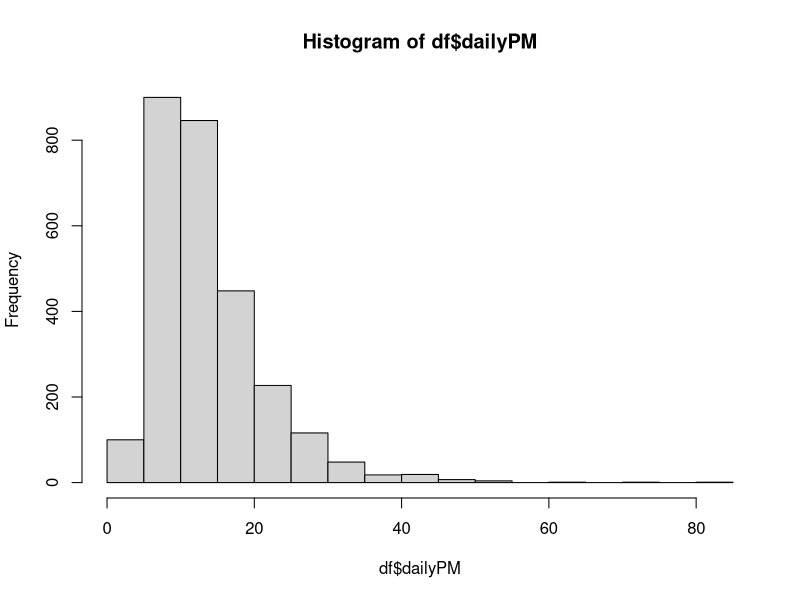
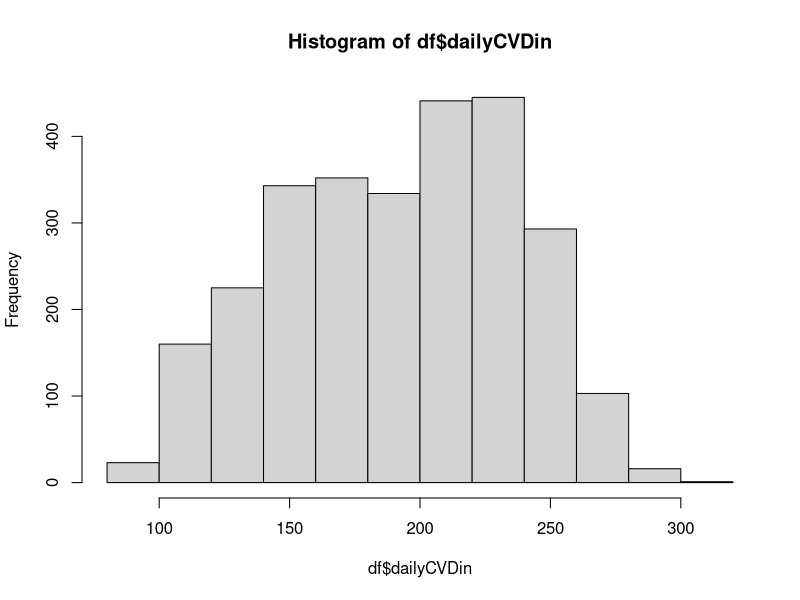
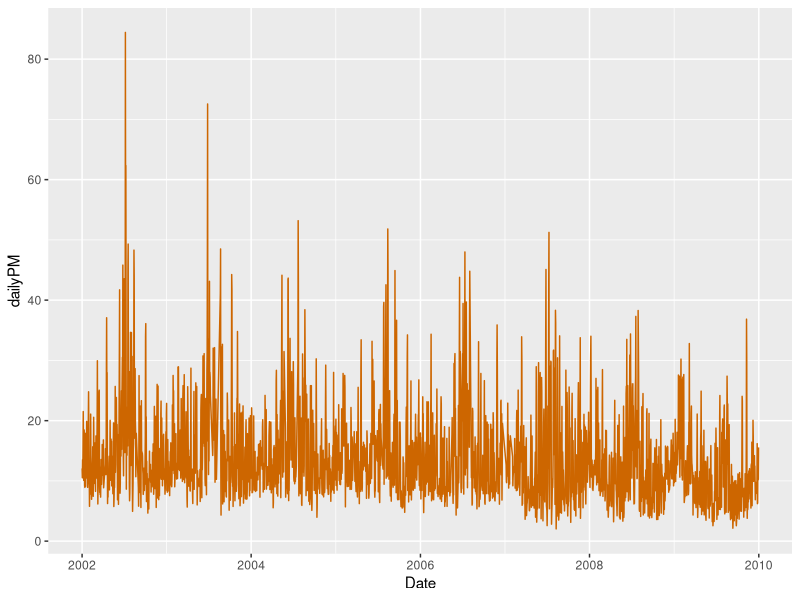
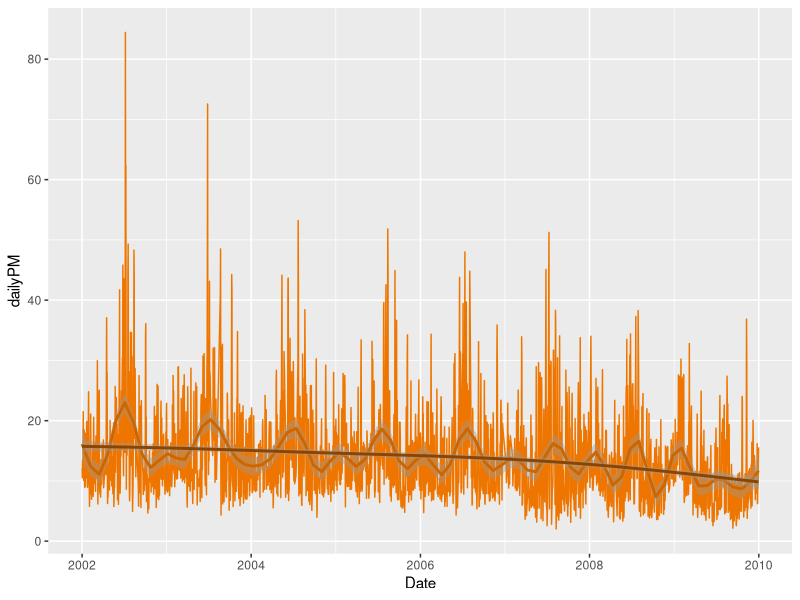
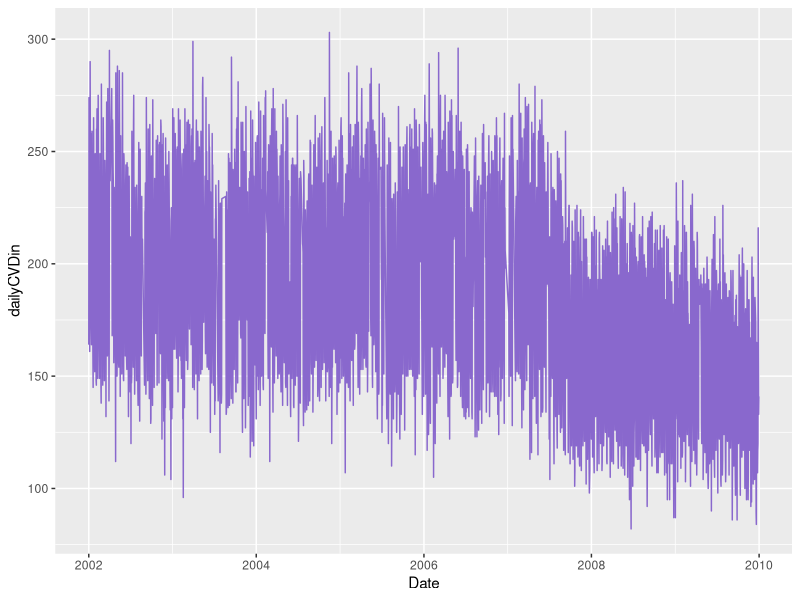
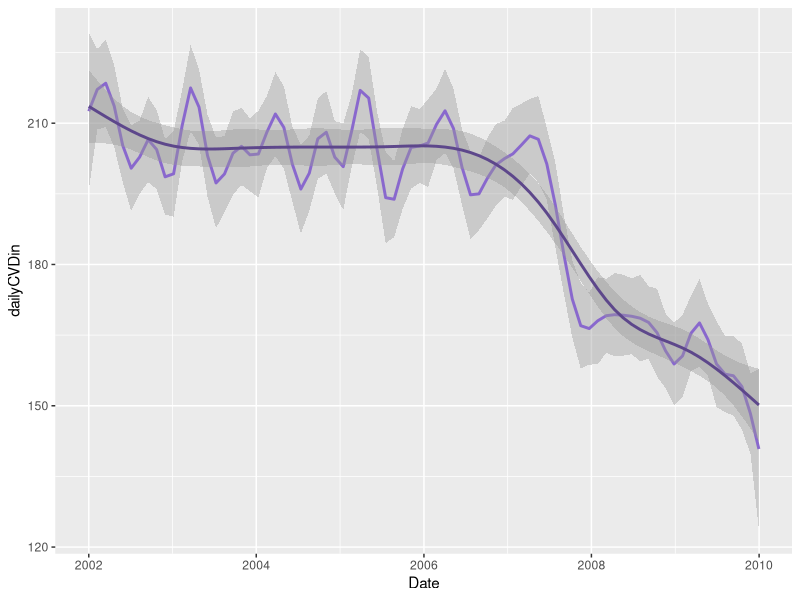
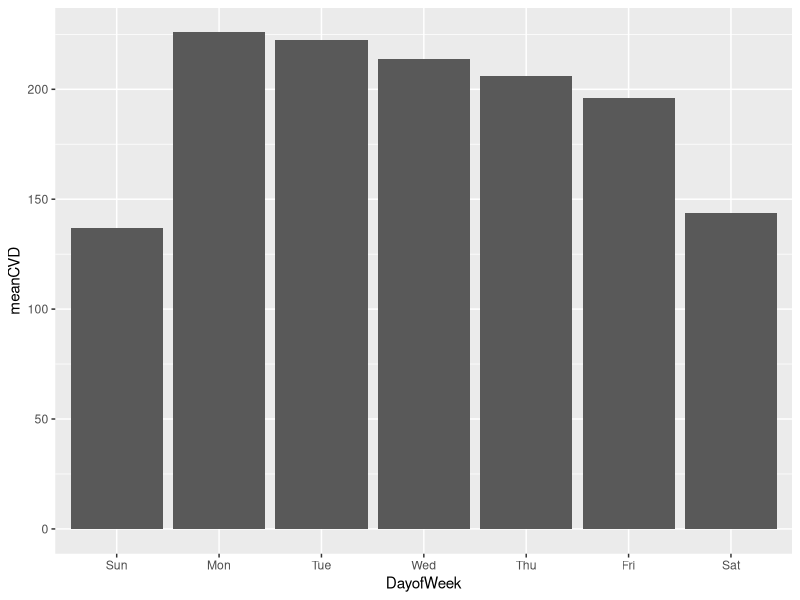
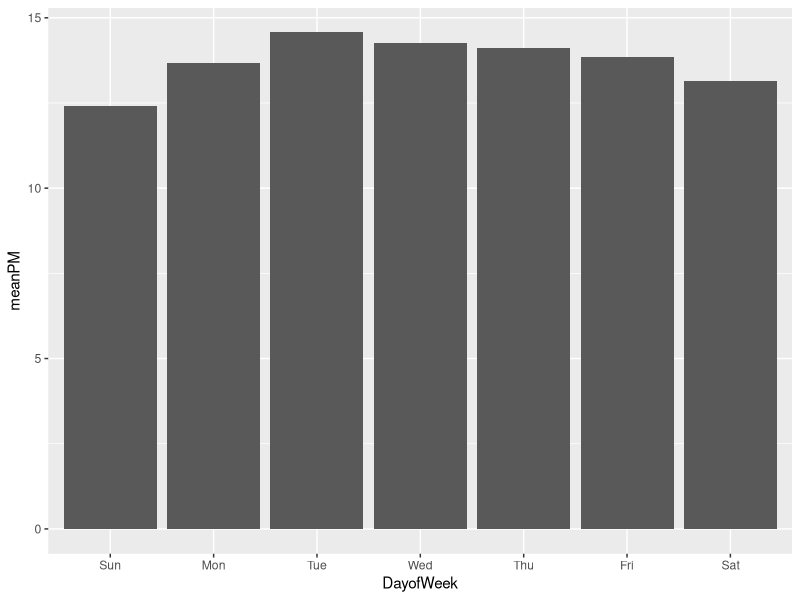

The R script that drew these images, in order:
# Time Series Lab Session
# Marianthi-Anna Kioumourtzoglou
# Sebastian Rowland
# Advanced Analytic Methods for Environmental Epidemiology
# Feburary 16, 2019
# Session 5: CaseCrossover 
##################################################
#### Table of Contents ####
# 0: Preparation 
# 1: Load NY Daily Data
# 2: Time Series of Air Pollution
# 3: Time Series of Cardiovascular Hospitalization 
# 4: CVD by Day of the Week 
# 5: Poisson Regression - Lag 1 
# 6: Poisson Regression - 3 Day Ave
# Footnote: Poisson Regression - Nonlinear PM 
# Footnote: Choosing df for Temp and RH 
# Footnote: Manually Plotting Time Series with Smoothing Splines 
# Footnote: Exploring Different Knots for Smoothing Splines
########################
#### 0: Preparation ####
# 0a Install packages 

# the lubridate package provides some nice functions for dealing with dates 
#install.packages("lubridate")
# 0b Load packages

library(readr)
library(dplyr) 
library(lubridate)
library(splines)
library(mgcv)
library(ggplot2)



################################
#### 1: Load NY Daily Data #####
#### 
# 1a Readin data 

df <- read_csv("nyc_time_series.csv")

# 1b Look at data structure 
# Data Dictionary 
# Each row is a unique day
# dateD is the date. 
# DailyPM - population-weighted average of AQS estimates across NYC 
# DailyTemp - population-weighted average of temperature in Celcius from NLDAS 
# Daily RH - population-weighted average of relative humidity in percentage from NLDAS 
# DailyCVDin - number of in-patient hospitalizations for cardiovascular disease

head(df)
tail(df)
hist(df$dailyPM)
hist(df$dailyCVDin)
dim(df)
summary(df)

# 1c Convert date column to datetime format 
# lubridate has a nice function, parse_date_time() 
# to convert numeric or charater values to datetime format 
# all you have to do is specify the order of the 
# date information 
# ex: "dmy HM" is 
# day, month, year, hour, minute. 
 
# 1d Extract the day of the week
# lubridate has easy functions to extract the day of the week 
# the arguement label=TRUE tells wday to provide 
# the day of the week as a word, not a number 

df <- df %>% mutate(Date = parse_date_time(dateD, "mdy"))

# rearrange the rows according to descending date

df <- df %>% arrange(Date)

# day of the week

df <- df %>% mutate(DayofWeek = as.character(wday(Date, label = TRUE)))
head(df$DayofWeek)

#########################################
#### 2: Time Series of Air Pollution ####
####
# Two common ways to plot time series is 
# line plot 
# smoothed plot 

# 2a Line plot

ggplot(df, aes(Date, dailyPM)) + 
  geom_line(color = "darkorange3")


####### Class Question #### 
# Do we see any trends? 
###########################

# 2b Smoothing plot
# We can create a smoothed line across the dates 
# using penalized splines
# with the geom_smooth() function

# 2b.i Compute number of years:
yr_num <- length(unique(year(df$Date)))

ggplot(df, aes(Date, dailyPM)) + 
  geom_line(color = "darkorange2") +
  geom_smooth(color = "darkorange3", method = lm, formula = y ~ ns(x, 4 * yr_num)) +
  geom_smooth(color = "darkorange4")
  
  
##########################################################
#### 3: Time Series of Cardiovascular Hospitalization ####
####
# 3a Line plot

ggplot(df, aes(Date, dailyCVDin)) + 
  geom_line(color = "mediumpurple3")

####### Class Question #### 
# Do we see any trends? 
###########################

# 3b Smoothing plot

ggplot(df, aes(Date, dailyCVDin)) + 
  geom_smooth(color = "mediumpurple3", method = lm, formula = y ~ ns(x, 4 * yr_num)) +
  geom_smooth(color = "mediumpurple4")

###################################
#### 4: CVD by Day of the Week ####
####
# 4a Compute average number of hospitalizations per day of week

# 4a.i Order the days of the week

df$DayofWeek <- factor(df$DayofWeek, level = c("Sun", "Mon", "Tue", "Wed", "Thu", "Fri", "Sat"))

# 4a.ii Compute average number of hospitalizations

df.dow.cvd <- df %>% group_by(DayofWeek) %>% 
              summarize(meanCVD = mean(dailyCVDin))

df.dow.pm <- df %>% group_by(DayofWeek) %>% 
              summarize(meanPM = mean(dailyPM))

# 4b Plot 

ggplot(df.dow.cvd, aes(DayofWeek, meanCVD)) +  
  geom_bar(stat = "identity")

ggplot(df.dow.pm, aes(DayofWeek, meanPM)) +  
  geom_bar(stat = "identity")

########################################
#### 5: Poisson Regression - Lag 1  ####
####
# for this model we will not consider lagged exposure. 
# we will initially just consider same-day exposure 

# for this model we will assume linearity in the PM-CVD relationship 
# and use natural spline terms for temperature and RH 
# with 4 and 3 df. 
# For secular and seasonal trends, 
# we will use a natural spline with 4 df per year. 
# see footnotes for details. 

# 5a.ii Model 

mod.ts.p <- glm(dailyCVDin ~              # outcome
                dailyPM +                 # exposure
                ns(dailyTemp, df = 4) +   # nonlinear term for Temp
                ns(dailyRH, df = 3) +     # nonlinear term for RH
                DayofWeek +               # categorical Variable for DoW
                ns(Date, df = 4*yr_num),  # nonlinear term for secular trend
                family = "poisson"      , # distribution family
                data = df)


# 5b Summary 

summary(mod.ts.p)

# 5c Does data follow a Poisson distribution?
 
# In the poisson distribution, the variance of the data 
# is equal to the mean of the data 
# For our data, we may have overdispersion 
# where the variance is greater than the mean 
# or underdispersion, where it is lower

mean(df$dailyCVDin)
var(df$dailyCVDin)

# 5d Model -- QuasiPoisson

mod.ts.qp <- glm(dailyCVDin ~ # outcome
                       dailyPM +                # exposure
                       ns(dailyTemp, df = 4) +  # nonlinear term for Temp
                       ns(dailyRH, df = 3) +    # nonlinear term for RH
                       DayofWeek +              # categorical Variable for DoW
                       ns(Date, df = 4*yr_num), # nonlinear term for secular trend
                       family = "quasipoisson", # distribution family
                       data = df)


# 5e Summary 

summary(mod.ts.qp)

# compare model coefficients 

summary(mod.ts.p)$coef[2,]
summary(mod.ts.qp)$coef[2,]

# extract dispersion parameter 

summary(mod.ts.qp)$dispersion

# 5f Compute Rate Ratio for 1-unit increase in PM2.5

# 5f.i Create coefficient matrix

coeff.mat <- summary(mod.ts.qp)$coef

# 5f.ii Extract the coefficient and its standard error 

coeff_pm <- coeff.mat[2,1]
se_pm    <- coeff.mat[2,2]

# 5f.iii Exponentiate coefficient & CI
# Since the link function for the poisson model is log()
# we exponentiate the coefficient to compute rate ratio 

beta.pm <- exp(coeff_pm)
lci     <- exp(coeff_pm - 1.96*se_pm)
uci     <- exp(coeff_pm + 1.96*se_pm)

# 5f.iv Present results 

RR_pm <- paste(round(beta.pm, 4)," (95%CI: ", round(lci,4), ", ", round(uci,4),")", sep = "")
RR_pm

# 5g Compute Percent Change for 1-unit increase in PM2.5

perc.change <- 100*(exp(coeff_pm) - 1)
perc.lci    <- 100*(exp((coeff_pm - 1.96*se_pm)) - 1)
perc.uci    <- 100*(exp((coeff_pm + 1.96*se_pm)) - 1)

PC_pm.1 <- paste(round(perc.change, 2),"% (95%CI: ", round(perc.lci,2), "%, ", round(perc.uci,2),"%)", sep = "")
PC_pm.1

# 5h Compute Percent Change for 10-unit increase in PM2.5

perc.change <- 100*(exp(10*coeff_pm) - 1)
perc.lci    <- 100*(exp(10*(coeff_pm - 1.96*se_pm)) - 1)
perc.uci    <- 100*(exp(10*(coeff_pm + 1.96*se_pm)) - 1)

PC_pm.10 <- paste(round(perc.change, 2),"% (95%CI: ", round(perc.lci,2), "%, ", round(perc.uci,2),"%)", sep = "")
PC_pm.10

###########################################
#### 6: Poisson Regression - 3 Day Ave ####
####

# 6a Compute 3-day moving averages 
# arrange() orders the rows of our data based on the Date column 
# lag() refers to the value of the row above the current row
# lead() refers to the value of the row below the current row

# put rows in chronological order
df <- df %>% arrange(Date) %>%   
  # compute 3-day averages for pm, temp, and rh
  # for each day, compute the mean of the exposure of that day and the previous two days 
  mutate(pm_ave3d = (dailyPM + lag(dailyPM) + lag(dailyPM,2))/3,
         temp_ave3d = (dailyTemp + lag(dailyTemp) + lag(dailyTemp,2))/3,
         rh_ave3d = (dailyRH + lag(dailyRH) + lag(dailyRH,2))/3)

# 6b QuasiPoisson model with 3-day averages

mod.ts.3day.qp <- glm(dailyCVDin ~          # outcome
                   pm_ave3d +               # exposure
                   ns(temp_ave3d, df = 4) + # nonlinear term for Temp
                   ns(rh_ave3d, df = 3) +   # nonlinear term for RH
                   DayofWeek +              # categorical Variable for DoW
                   ns(Date, df = 4*yr_num), # nonlinear term for secular trend
                   family = "quasipoisson", # distribution family
                   data = df)

# 6c Summary 

# 6c.i overall summary 
summary(mod.ts.3day.qp)

# 6c.ii extract dispersion term 
summary(mod.ts.3day.qp)$dispersion

# 6c.iii extract coefficients for pm 

summary(mod.ts.3day.qp)$coef[2,]

# 6c.iv extract RR and 95% CI 

# get coef and se 

coef.pm <- summary(mod.ts.3day.qp)$coef[2,1]
se.pm <- summary(mod.ts.3day.qp)$coef[2,2]

# exponentiate coef and 95% CI 

beta.pm <- exp(coeff_pm)
lci     <- exp(coeff_pm - 1.96*se_pm)
uci     <- exp(coeff_pm + 1.96*se_pm)

# present RR and 95% CI 

RR_pm <- paste0(round(beta.pm, 4) ,
                " (95% CI: ", 
                round(lci, 4), 
                ", ",
                round(uci, 4),
                ")")
RR_pm

#################################
#### Footnote: NonLinear PM  ####
####

# A QuasiPoisson model with 3-day averages

mod.ts.3day.qp.psp <- gam(dailyCVDin ~               # outcome
                        s(pm_ave3d) +            # exposure
                        ns(temp_ave3d, df = 4) + # nonlinear term for Temp
                        ns(rh_ave3d, df = 3) +   # nonlinear term for RH
                        DayofWeek +              # categorical Variable for DoW
                        ns(Date, df = 4*yr_num), # nonlinear term for secular trend
                      family = "quasipoisson",   # distribution family
                      data = df)

# B Plot expected hospitalizations 

# B.i Create predictions for 4 degrees of freedom

predtemp <- predict(mod.ts.3day.qp.psp, se.fit = TRUE, type = "terms" )

# B.ii convert to dataframe 

predtemp <- as.data.frame(predtemp)

# B.iii Combine predictions and standard errors

predtemp <- predtemp %>% 
  rename( pred.fit = fit.s.pm_ave3d.,
          se = se.fit.s.pm_ave3d.)

# B.iv Compute 95% confidence intervals 

predtemp <- predtemp %>% 
  mutate( pred = exp(pred.fit),
          lci = exp(pred.fit - 1.96*se),
          uci = exp(pred.fit + 1.96*se))

# B.v Keep only variables we need

predtemp <- predtemp %>% select(pred, se, lci, uci) 

# B.vi Combine with data 

df.pred <- df[3:nrow(df),] %>% bind_cols(predtemp)

# B.vii Uncenter the data - multiply by mean dailyCVDin

# the predicted values should be multiplied
# because the poisson model is multiplicative at the count scale 
# ie - a prediction of 0.7 means that, 
# this model predicts that that observation
# given its observed PM, and median value of other variables
# has a log(hospitalization rate) that is 0.7 greater 
# than the average log(hospitalization rate)
# log(PredHRate) = 0.7 + log(AveHRate)
# PredHRate = exp(0.7 + log(AveHRate))
# PredHRate = exp(0.7) * exp(log(AveHRate))
# PredHRate = exp(0.7) * aveHRate

df.pred <- df.pred %>% mutate(predPM = pred * mean(dailyCVDin),
                              lciPM = lci * mean(dailyCVDin),
                              uciPM = uci * mean(dailyCVDin))

# B.viii Plot 

ggplot(df.pred, aes(pm_ave3d)) + 
  geom_line(aes(y = predPM), color = "darkorange3") + 
  geom_line(aes(y = lciPM), color = "grey", alpha = 0.5) + 
  geom_line(aes(y = uciPM), color = "grey", alpha = 0.5) + 
  xlab(expression("3-Day Moving Average PM"[2.5])) +
  ylab("Expected Number of Hospitalizations")  


###############################################
#### Footnote: Choosing df for Temp and RH ####
####
# we will choose our df based on the relationship between 
# the confounders and the exposure of interest 
# we will chose the term with the lowest AIC 

# A Create models for temperature
# Here we will use a natural spline term for dailyRH 

mod.lin  <- lm(dailyPM ~ dailyTemp + ns(dailyRH, df = 2) + DayofWeek, data = df)
mod.ns.2 <- lm(dailyPM ~ ns(dailyTemp, df = 2) + ns(dailyRH, df = 2)+ DayofWeek, data = df)
mod.ns.3 <- lm(dailyPM ~ ns(dailyTemp, df = 3) + ns(dailyRH, df = 2) + DayofWeek, data = df)
mod.ns.4 <- lm(dailyPM ~ ns(dailyTemp, df = 4) + ns(dailyRH, df = 2) + DayofWeek, data = df)

# B Create AIC table for temperature

models_aic        <- data.frame( c("linear", "2 df", "3 df", "4 df"),
                                 c(AIC(mod.lin), AIC(mod.ns.2), AIC(mod.ns.3), AIC(mod.ns.4)), 
                                 stringsAsFactors = FALSE)
names(models_aic) <- c("ModelName", "AIC")
models_aic$ModelName[which(models_aic$AIC==min(models_aic$AIC))]

# 4 df is selected for the natural spline term for Temperature

# C Create models for RH
# Here we will use a natural spline term for dailyRH 

mod.lin  <- lm(dailyPM ~ ns(dailyTemp, df = 4) + dailyRH + DayofWeek, data = df)
mod.ns.2 <- lm(dailyPM ~ ns(dailyTemp, df = 4) + ns(dailyRH, df = 2) + DayofWeek, data = df)
mod.ns.3 <- lm(dailyPM ~ ns(dailyTemp, df = 4) + ns(dailyRH, df = 3) + DayofWeek, data = df)
mod.ns.4 <- lm(dailyPM ~ ns(dailyTemp, df = 4) + ns(dailyRH, df = 4) + DayofWeek, data = df)

# D Create AIC table for RH
models_aic        <- data.frame( c("linear", "2 df", "3 df", "4 df"),
                                 c(AIC(mod.lin), AIC(mod.ns.2), AIC(mod.ns.3), AIC(mod.ns.4)), 
                                 stringsAsFactors = FALSE)
names(models_aic) <- c("ModelName", "AIC")
models_aic$ModelName[which(models_aic$AIC==min(models_aic$AIC))]

# 3 df is selected for the natural spline term for Relative Humidity


########################################################################
#### Footnote: Manually Plotting Time Series with Smoothing Splines ####

# A Construct smoothing model 
# 6 degrees of freedom per year

mod.temp.smooth <- lm(dailyTemp ~ ns( Date, df = 48), data= df)

# B Create predictions for 4 degrees of freedom

predtemp <- predict(mod.temp.smooth, se.fit = TRUE, type = "terms" )

# C convert to dataframe 

predtemp <- as.data.frame(predtemp)
names(predtemp)

# D Combine predictions and standard errors

predtemp <- predtemp %>% 
  rename( pred = ns.Date..df...48.,
          se = ns.Date..df...48..1)

# E Compute 95% confidence intervals 

predtemp <- predtemp %>% 
  mutate( lci = pred - 1.96*se,
          uci = pred + 1.96*se)

# F Keep only variables we need

predtemp <- predtemp %>% select(pred, se, lci, uci) %>% 
  mutate(Model = "48 df")

# G Combine with data 

df.pred <- df %>% bind_cols(predtemp)

# F Uncenter the data - add mean aveBMI

df.pred <- df.pred %>% mutate(predTemp = pred + mean(dailyTemp),
                              lciTemp = lci + mean(dailyTemp),
                              uciTemp = uci + mean(dailyTemp))

# G Plot 

ggplot(df.pred, aes(Date)) + 
  geom_line(aes(y = predTemp), color = "cadetblue3") + 
  geom_line(aes(y = lciTemp), color = "grey", alpha = 0.5) + 
  geom_line(aes(y = uciTemp), color = "grey", alpha = 0.5) + 
  xlab("Date") + 
  ylab("Predicted Temperature") 

###################################################################
#### Footnote: Exploring Different Knots for Smoothing Splines ####

ggplot(df.pred, aes(Date)) + 
  geom_point(aes(y = dailyTemp), color = "darkblue")+
  geom_line(aes(y = predTemp), color = "cadetblue3") + 
  geom_line(aes(y = lciTemp), color = "grey", alpha = 0.5) + 
  geom_line(aes(y = uciTemp), color = "grey", alpha = 0.5) + 
  geom_smooth(aes(y=dailyTemp),method = gam, formula = y ~ ns(x, df=48), color = "purple") +
  geom_smooth(aes(y=dailyTemp),method = gam, formula = y ~ s(x, k=20), color = "firebrick2") +
  xlab("Date") + 
  ylab("Predicted Temperature") 

ggplot(df.pred, aes(Date)) + 
  geom_point(aes(y = dailyTemp), color = "darkblue")+
  geom_smooth(aes(y=dailyTemp),method = gam, formula = y ~ s(x, k=10), color = "firebrick4") +
  geom_smooth(aes(y=dailyTemp),method = gam, formula = y ~ s(x, k=15), color = "firebrick3") +
  geom_smooth(aes(y=dailyTemp),method = gam, formula = y ~ s(x, k=20), color = "firebrick2") +
  #geom_smooth(aes(y=dailyTemp),method = gam, formula = y ~ s(x, k=25), color = "firebrick1") +
  geom_smooth(aes(y=dailyTemp),method = gam, formula = y ~ s(x, k=17), color = "indianred3") +
  xlab("Date") + 
  ylab("Predicted Temperature") 
